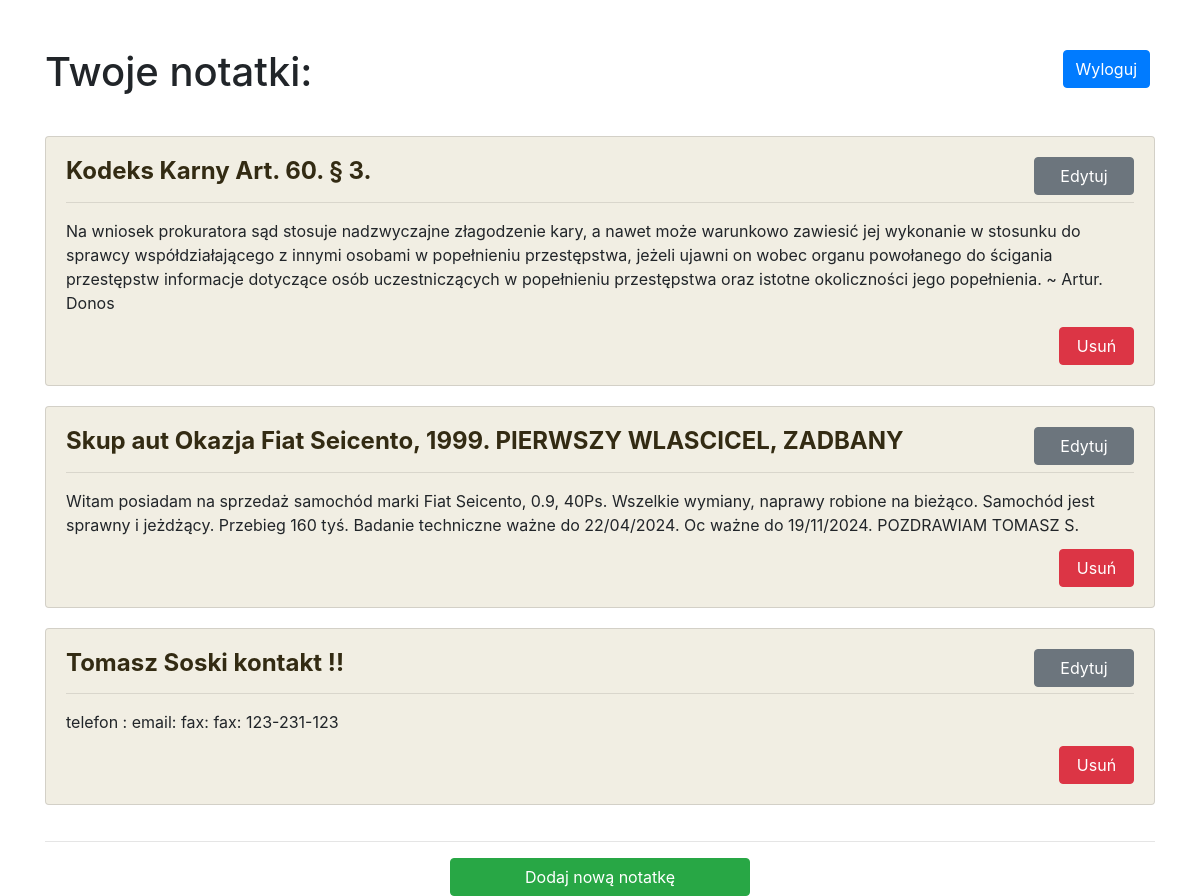
The app's page / (signed in) with its own data.
### models/models.py (models this page shows)
class Note(db.Model):
    id = mapped_column(db.Integer, primary_key=True)
    title = mapped_column(db.String(100), nullable=False)
    content = mapped_column(db.Text, nullable=False)
    user_id = mapped_column(db.Integer, db.ForeignKey('user.id'), nullable=False)

### views/notes.py (the view)
@bp.route('/')
def notes():
    user_id = session.get('user_id')
    if user_id:
        notes = Note.query.filter_by(user_id=user_id).all()
        return render_template('notes.html', notes=notes)
    else:
        flash('Musisz być zalogowany żeby przeglądać notatki', 'error')
        return redirect(url_for('login_bp.login'))

### templates/notes.html (shortened to what this page needs)
<!DOCTYPE html>
<html lang="en">
<head>
    <link href="https://stackpath.bootstrapcdn.com/bootstrap/4.5.2/css/bootstrap.min.css" rel="stylesheet">
</head>
<body>
    <div class="container mt-5">
        <h1 style="margin-bottom: 40px;">Twoje notatki:</h1>
        <div class="row">
            {% for note in notes %}
            <div class="col-md-12">
                <div class="card note-card">
                    <div class="card-body">
                        <h4 class="card-title" style="color: rgb(51, 43, 19); font-weight: 700;">{{ note.title }}</h5>
                            <hr>
                            <p class="card-text">{{ note.content }}</p>
                    </div>
                    <form method="GET" action="{{ url_for('notes_bp.edit_note', note_id=note.id) }}" class="edit-btn">
                        <button type="submit" class="btn btn-secondary" style="width: 100px;">Edytuj</button>
                    </form>
                    <form method="POST" action="{{ url_for('notes_bp.delete_note', note_id=note.id) }}"
                        class="delete-btn">
                        <button type="submit" class="btn btn-danger" style="width: 75px;">Usuń</button>
                    </form>
                </div>
            </div>
            {% endfor %}
        </div>
        <hr>
        <a href="{{ url_for('notes_bp.add_note') }}" class="btn btn-success d-block mx-auto" style="width: 300px;">Dodaj nową notatkę</a>
        <a href="{{ url_for('login_bp.logout') }}" class="btn btn-primary"
            style="position: absolute; right:50px; top: 50px">Wyloguj</a>
    </div>
</body>
</html>

### templates/notes.html (style rules this page uses)
.note-card { margin-bottom: 20px; background-color: rgb(241, 238, 227); position: relative; padding-bottom: 50px; }
.note-card .card-body { padding: 20px; }
.edit-btn { position: absolute; top: 20px; right: 20px; }
.delete-btn { position: absolute; bottom: 20px; right: 20px; }

### records on screen
Note: title "Kodeks Karny Art. 60. § 3.", content "Na wniosek prokuratora sąd stosuje nadzwyczajne złagodzenie kary, a nawet może warunkowo zawiesić jej wykonanie w stosunku do sprawcy współdziałającego z innymi osobami w popełnieniu przestępstwa, jeżeli ujawni on wobec organu powołanego do ścigania przestępstw informacje dotyczące osób uczestniczących w popełnieniu przestępstwa oraz istotne okoliczności jego popełnienia. ~ Artur. Donos"
Note: title "Skup aut Okazja Fiat Seicento, 1999. PIERWSZY WLASCICEL, ZADBANY", content "Witam posiadam na sprzedaż samochód marki Fiat Seicento, 0.9, 40Ps. Wszelkie wymiany, naprawy robione na bieżąco. Samochód jest sprawny i jeżdżący. Przebieg 160 tyś. Badanie techniczne ważne do 22/04/2024. Oc ważne do 19/11/2024. POZDRAWIAM TOMASZ S."
Note: title "Tomasz Soski kontakt !!", content "telefon : email: fax: fax: 123-231-123"
